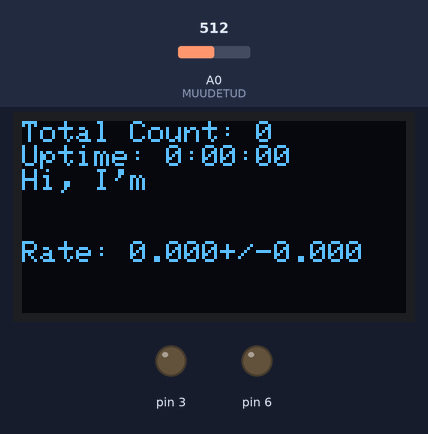
Simulated run of this sketch. Board: Arduino Uno, built with avr-gcc and run on an emulated ATmega328P. On the bench: 128×64 one-colour display, output pins drawn as LEDs (lit = HIGH). Inputs (shaded band) come from the test bench; at power-on: A0 (MUUDETUD) = 512. What the sketch prints to the serial monitor is not drawn.

Above: at 2.6 s.
At 5.0 s:
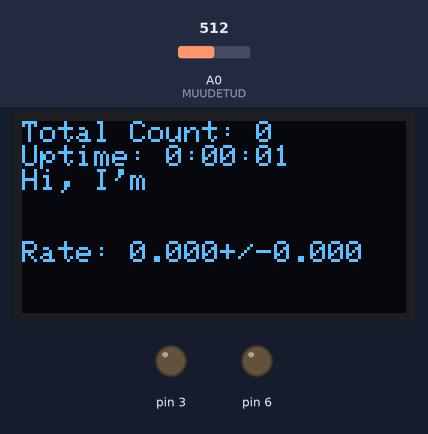
5.1 s: A0 (MUUDETUD) set to 587
6.9 s: A0 (MUUDETUD) set to 612
At 7.7 s:
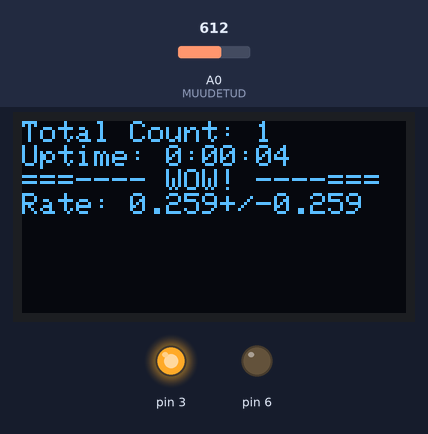
9.9 s: A0 (MUUDETUD) set to 268
11.9 s: A0 (MUUDETUD) set to 234
At 12.7 s:
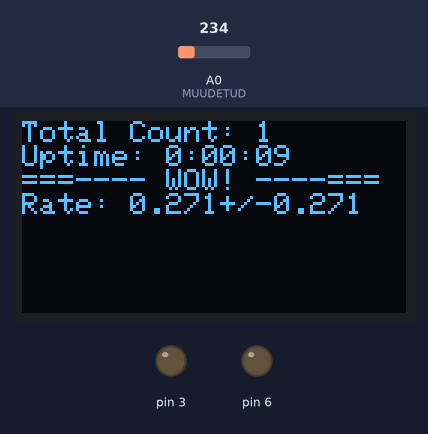
Timing chart, 0 to 14.9 s (numbered marks = the images above; inputs shaded):
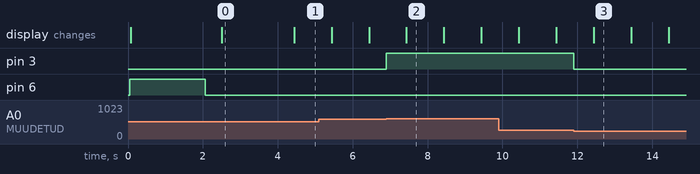

The sketch:

OLED-valedpinid.ino
```cpp
/*
  CosmicWatch Desktop Muon Detector Arduino Code

  This code does not use the microSD card reader/writer, but does used the OLED screen.

  Questions?
  Spencer N. Axani
  saxani@mit.edu

  Requirements: Sketch->Include->Manage Libraries:
  SPI, EEPROM, SD, and Wire are probably already installed.
  1. Adafruit SSD1306     -- by Adafruit Version 1.0.1
  2. Adafruit GFX Library -- by Adafruit Version 1.0.2
  3. TimerOne             -- by Jesse Tane et al. Version 1.1.0
*/

#include <Adafruit_SSD1306.h>
#include <Adafruit_GFX.h>
#include <TimerOne.h>
#include <Wire.h>
#include <SPI.h>
#include <EEPROM.h>

const byte OLED = 1;                      // Turn on/off the OLED [1,0]

const int SIGNAL_THRESHOLD      = 600;    // MUUDETUD 50-LT. Min threshold to trigger on. See calibration.pdf for conversion to mV.
const int RESET_THRESHOLD       = 250;//MUUDETUD 25LT

const int LED_BRIGHTNESS        = 255;    // Brightness of the LED [0,255]

const long double cal[] = {-9.085681659276021e-27, 4.6790804314609205e-23, -1.0317125207013292e-19,
  1.2741066484319192e-16, -9.684460759517656e-14, 4.6937937442284284e-11, -1.4553498837275352e-08,
   2.8216624998078298e-06, -0.000323032620672037, 0.019538631135788468, -0.3774384056850066, 12.324891083404246};

const int cal_max = 1023;

//INTERUPT SETUP
#define TIMER_INTERVAL 1000000          // Every 1,000,000 us the timer will update the OLED readout

//OLED SETUP
#define OLED_RESET 10
Adafruit_SSD1306 display(OLED_RESET);

//initialize variables
char detector_name[40];

unsigned long time_stamp                      = 0L;
unsigned long measurement_deadtime            = 0L;
unsigned long time_measurement                = 0L;      // Time stamp
unsigned long interrupt_timer                 = 0L;      // Time stamp
int start_time                                = 0L;      // Reference time for all the time measurements
unsigned long total_deadtime                  = 0L;      // total measured deadtime
unsigned long waiting_t1                      = 0L;
unsigned long measurement_t1;
unsigned long measurement_t2;

float sipm_voltage                            = 0;
long int count                                = 0L;      // A tally of the number of muon counts observed
float last_sipm_voltage                       = 0;
float temperatureC;

byte waiting_for_interupt                     = 0;
byte SLAVE;
byte MASTER;
byte keep_pulse                               = 0;

void setup() {
  analogReference (EXTERNAL);
  ADCSRA &= ~(bit (ADPS0) | bit (ADPS1) | bit (ADPS2));  // clear prescaler bits
  ADCSRA |= bit (ADPS0) | bit (ADPS1);                   // Set prescaler to 8
  Serial.begin(9600);

  display.begin(SSD1306_SWITCHCAPVCC, 0x3C);
  pinMode(3, OUTPUT);
  pinMode(6, INPUT);
  if (digitalRead(6) == HIGH) {
      SLAVE = 1;
      MASTER = 0;
      digitalWrite(3,HIGH);
      delay(1000);}

  else{
      delay(10);
      MASTER = 1;
      SLAVE = 0;
      pinMode(6, OUTPUT);
      digitalWrite(6, HIGH);}

  if (OLED == 1){
      display.setRotation(2);         // Upside down screen (0 is right-side-up)
      OpeningScreen();                // Run the splash screen on start-up
      delay(2000);                    // Delay some time to show the logo, and keep the Pin6 HIGH for coincidence
      display.setTextSize(1);}

  else {delay(2000);}
  digitalWrite(3,LOW);
  if (MASTER == 1) {digitalWrite(6, LOW);}

  Serial.println(F("##########################################################################################"));
  Serial.println(F("### CosmicWatch: The Desktop Muon Detector. Edition Sassu"));
  Serial.println(F("### Questions? saxani@mit.edu Modified by saskia.poldmaa@gmail.com"));
  Serial.println(F("### Comp_date Comp_time Event Ardn_time[ms] ADC[0-1023] SiPM[mV] Deadtime[ms] Temp[C] Name"));
  Serial.println(F("##########################################################################################"));

  get_detector_name(detector_name);
  Serial.println(detector_name);
  get_time();
  delay(900);
  start_time = millis();

  Timer1.initialize(TIMER_INTERVAL);             // Initialise timer 1
  Timer1.attachInterrupt(timerIsr);              // attach the ISR routine

  pinMode(A0, INPUT); //MUUDETUD
}

void loop()
{
  while (1){
    if (analogRead(A0) > SIGNAL_THRESHOLD){
      digitalWrite(3, HIGH); //LISATUD, MUUDETUD
      // Make a measurement of the pulse amplitude
      int adc = analogRead(A0);
      digitalWrite(3,HIGH);

      // If Master, send a signal to the Slave
      if (MASTER == 1) {
          digitalWrite(6, HIGH);
          count++;
          keep_pulse = 1;}

      // Wait for ~8us
      //analogRead(A3); MUUDETUD

      // If Slave, check for signal from Master

      if (SLAVE == 1){
          if (digitalRead(6) == HIGH){
              keep_pulse = 1;
              count++;}}

      // Wait for ~8us
      // analogRead(A3); MUUDETUD

      // If Master, stop signalling the Slave
      if (MASTER == 1) {
          digitalWrite(6, LOW);}

      // Measure the temperature, voltage reference is currently set to 3.3V
      //temperatureC = (((analogRead(A3)+analogRead(A3)+analogRead(A3))/3. * (3300./1024)) - 500.)/10. ; MUUDETUD


      // Measure deadtime
      measurement_deadtime = total_deadtime;
      time_stamp = millis() - start_time;


      // If you are within 15 miliseconds away from updating the OLED screen, we'll let if finish
      if((interrupt_timer + 1000 - millis()) < 15){
          waiting_t1 = millis();
          waiting_for_interupt = 1;
          delay(30);
          waiting_for_interupt = 0;}

      measurement_t1 = micros();

      if (MASTER == 1) {
          analogWrite(3, LED_BRIGHTNESS);
          sipm_voltage = get_sipm_voltage(adc);
          last_sipm_voltage = sipm_voltage;
          Serial.println((String)count + " " + time_stamp+ " " + adc+ " " + sipm_voltage+ " " + measurement_deadtime+ " " + temperatureC);}

      if (SLAVE == 1) {
          if (keep_pulse == 1) {
              analogWrite(3, LED_BRIGHTNESS);
              sipm_voltage = get_sipm_voltage(adc);
              last_sipm_voltage = sipm_voltage;
              Serial.println((String)count + " " + time_stamp+ " " + adc+ " " + sipm_voltage + " " + measurement_deadtime+ " " + temperatureC);}}

      keep_pulse = 0;
      while(analogRead(A0) > RESET_THRESHOLD){continue;}
      digitalWrite(3, LOW);
      total_deadtime += (micros() - measurement_t1) / 1000.;}
    }
}

void timerIsr()
{
  interrupts();
  interrupt_timer                       = millis();
  if (waiting_for_interupt == 1){
      total_deadtime += (millis() - waiting_t1);}
  waiting_for_interupt = 0;
  if (OLED == 1){
      get_time();}
}

void get_time()
{
  unsigned long int OLED_t1             = micros();
  float count_average                   = 0;
  float count_std                       = 0;

  if (count > 0.) {
      count_average   = count / ((interrupt_timer - start_time - total_deadtime) / 1000.);
      count_std       = sqrt(count) / ((interrupt_timer - start_time - total_deadtime) / 1000.);}
  else {
      count_average   = 0;
      count_std       = 0;}

  display.setCursor(0, 0);
  display.clearDisplay();
  display.print(F("Total Count: "));
  display.println(count);
  display.print(F("Uptime: "));

  int minutes                 = ((interrupt_timer - start_time) / 1000 / 60) % 60;
  int seconds                 = ((interrupt_timer - start_time) / 1000) % 60;
  char min_char[4];
  char sec_char[4];

  sprintf(min_char, "%02d", minutes);
  sprintf(sec_char, "%02d", seconds);

  display.println((String) ((interrupt_timer - start_time) / 1000 / 3600) + ":" + min_char + ":" + sec_char);

  if (count == 0) {
    display.println("Hi, I'm "+(String)detector_name);
    }
      //if (MASTER == 1) {display.println(F("::---  MASTER   ---::"));}
      //if (SLAVE  == 1) {display.println(F("::---   SLAVE   ---::"));}}

  else{
      if (last_sipm_voltage > 180){
          display.print(F("===---- WOW! ----==="));}
      else{
            if (MASTER == 1) {display.print(F("M"));}
            if (SLAVE  == 1) {display.print(F("S"));}
            for (int i = 1; i <=  (last_sipm_voltage + 10) / 10; i++) {display.print(F("-"));}}
      display.println(F(""));}

  char tmp_average[4];
  char tmp_std[4];

  int decimals = 2;
  if (count_average < 10) {decimals = 3;}

  dtostrf(count_average, 1, decimals, tmp_average);
  dtostrf(count_std, 1, decimals, tmp_std);

  display.print(F("Rate: "));
  display.print((String)tmp_average);
  display.print(F("+/-"));
  display.println((String)tmp_std);
  display.display();

  total_deadtime                      += (micros() - OLED_t1 +73)/1000.;
}

void OpeningScreen(void)
{
    display.setTextSize(2);
    display.setTextColor(WHITE);
    display.setCursor(8, 0);
    display.clearDisplay();
    display.print(F("Cosmic \n     Watch"));
    display.display();
    display.setTextSize(1);
    display.clearDisplay();
}


// This function converts the measured ADC value to a SiPM voltage via the calibration array
float get_sipm_voltage(float adc_value)
{
  float voltage = 0;
  for (int i = 0; i < (sizeof(cal)/sizeof(float)); i++) {
    voltage += cal[i] * pow(adc_value,(sizeof(cal)/sizeof(float)-i-1));
    }
    return voltage;
}

// This function reads the EEPROM to get the detector ID
boolean get_detector_name(char* det_name)
{
    byte ch;                              // byte read from eeprom
    int bytesRead = 0;                    // number of bytes read so far
    ch = EEPROM.read(bytesRead);          // read next byte from eeprom
    det_name[bytesRead] = ch;               // store it into the user buffer
    bytesRead++;                          // increment byte counter

    while ( (ch != 0x00) && (bytesRead < 40) && ((bytesRead) <= 511) )
    {
        ch = EEPROM.read(bytesRead);
        det_name[bytesRead] = ch;           // store it into the user buffer
        bytesRead++;                      // increment byte counter
    }
    if ((ch != 0x00) && (bytesRead >= 1)) {det_name[bytesRead - 1] = 0;}
    return true;
}
```

Measured:
- the behaviour switches between 600 and 601 on A0 (MUUDETUD) (found by bisection; images 1 and 2)
- the behaviour switches between 251 and 250 on A0 (MUUDETUD) (found by bisection; images 2 and 3)
- after the input at 6.9 s, pin 3: LOW → HIGH at once; the display: changes after 0.53 s (image 2)
- after the input at 11.9 s, pin 3: HIGH → LOW at once
- what the display in image 0 shows lasts 1.9 s, from 2.5 s to 4.4 s
- what the display in image 2 shows lasts 1.0 s, from 7.4 s to 8.4 s
